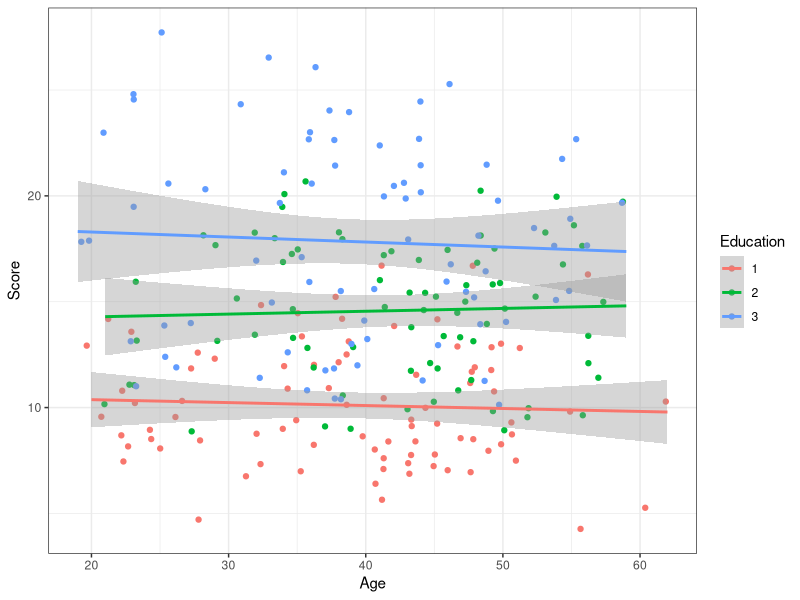
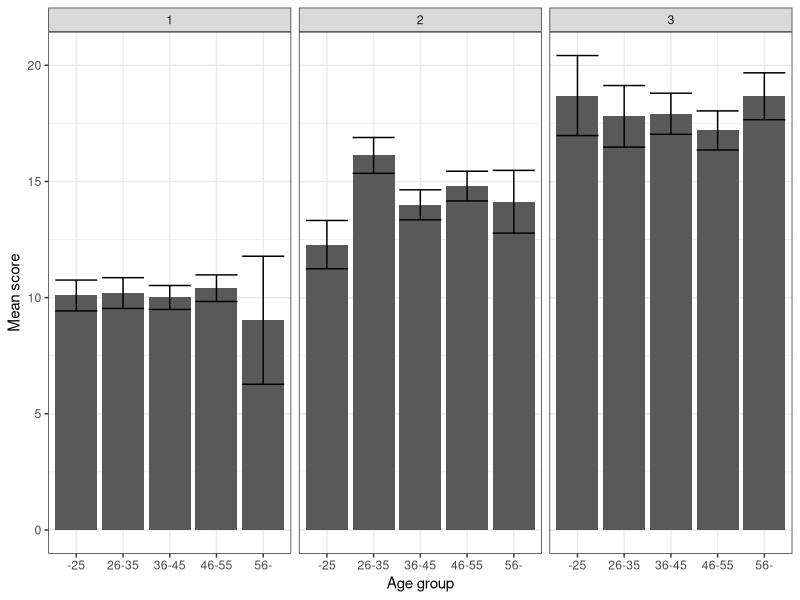

These figures' R source, in order: (Note: this script raises an error after producing the figures.)
## ---- chunk 1
library(data.table)
library(tidyverse)
## ---- chunk 2
df <- data.table::fread('data/region_scores.csv')
## ---- chunk 3
summary(df)
## ---- chunk 4

df <- df %>%
  mutate(age_group = cut_width(age,10)) # use boundary = 0 if you want to start from 0 (in this case, there are no observations for the lowest class, so the first class would be 10-20)

df %>%
  count(age_group)

## ---- chunk 5
df %>% 
  ggplot(aes(age, score, colour = factor(education))) + # variables should be inside aes(), and education should be categorical
  geom_jitter() + 
  geom_smooth(method = "lm") +
  labs(colour = "Education", x = "Age", y = "Score") +
  theme_bw()

## ---- chunk 6
edu_age_stats <- df %>%
  group_by(education, age_group, .drop = FALSE) %>% # .drop = FALSE if you don't want to drop possible missing levels
  summarise(mean_score = mean(score),
            sd_score = sd(score),
            n = n()) %>%
  ungroup() %>%
  mutate(se = sd_score/sqrt(n))  # calculate standard error

edu_age_stats
## ---- chunk 7

edu_age_stats %>%
  ggplot(aes(age_group, mean_score)) + 
  geom_col() +
  geom_errorbar(aes(ymin = mean_score - se, ymax = mean_score + se)) + # error bars centered on the mean
  facet_wrap(~education) +
  theme_bw() +
  labs(x = "Age group", y = "Mean score") +
  scale_x_discrete(labels = c("-25", "26-35", "36-45", "46-55", "56-")) # labels can be changed here, or in the data itself

## ---- chunk 8
df %>%
  ggplot(aes(score, region)) + geom_boxplot() +
  theme_bw() +
  labs(x = "Score", y = "Region")

## ---- chunk 9
df <- df %>%
  group_by(region) %>%
  mutate(mean_score = mean(score)) %>%
  ungroup %>%
  mutate(region = fct_reorder(region, mean_score))

## ---- chunk 10
df %>%
  ggplot(aes(mean_score, region)) + # aesthetics to start with the points
  geom_point() +
  stat_summary(aes(score, region), geom = "errorbar", fun.data = "mean_se", width = .2) + # new aesthetics for error bars
  theme_bw() +
  labs(x = "Mean score", y = "Region")

